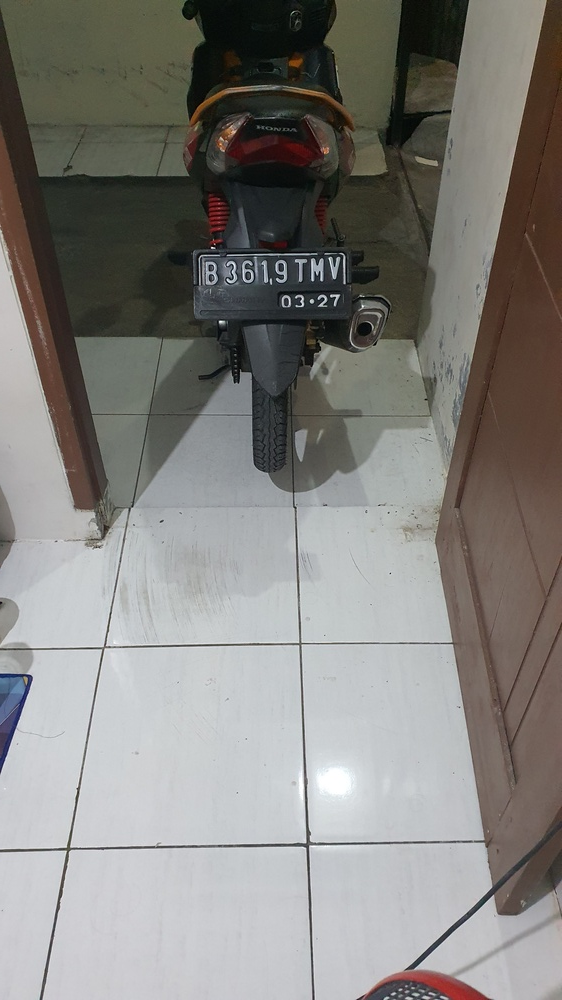
#> input picture PlatMotor.jpg, 562 x 1000 px, shrunk from 2268 x 4032 before the run
$ jupyter execute --allow-errors 'UAS Pengolahan Citra_Deteksi Plat Nomor.ipynb'
#> lines starting #> are read from the running program, lines starting #| are printed output that depends on the picture
# 202131148_Alexandro Nesta

# Deteksi Plat Nomor

[cell 1]
#Import Library
import cv2
import matplotlib.pyplot as plt

[cell 2]
# Fungsi untuk menampilkan gambar menggunakan Matplotlib
def show_image(title, image, position):
    plt.subplot(2, 2, position)
    plt.imshow(cv2.cvtColor(image, cv2.COLOR_BGR2RGB))
    plt.title(title)
    plt.axis('on')

[cell 3]
# Membaca gambar asli
image = cv2.imread('PlatMotor.jpg')
#> image is the input picture: shape (1000, 562, 3); mean B, G, R 125.7, 129.4, 131.1

# Mengubah gambar menjadi ke skala abu-abu
gray = cv2.cvtColor(image, cv2.COLOR_BGR2GRAY)
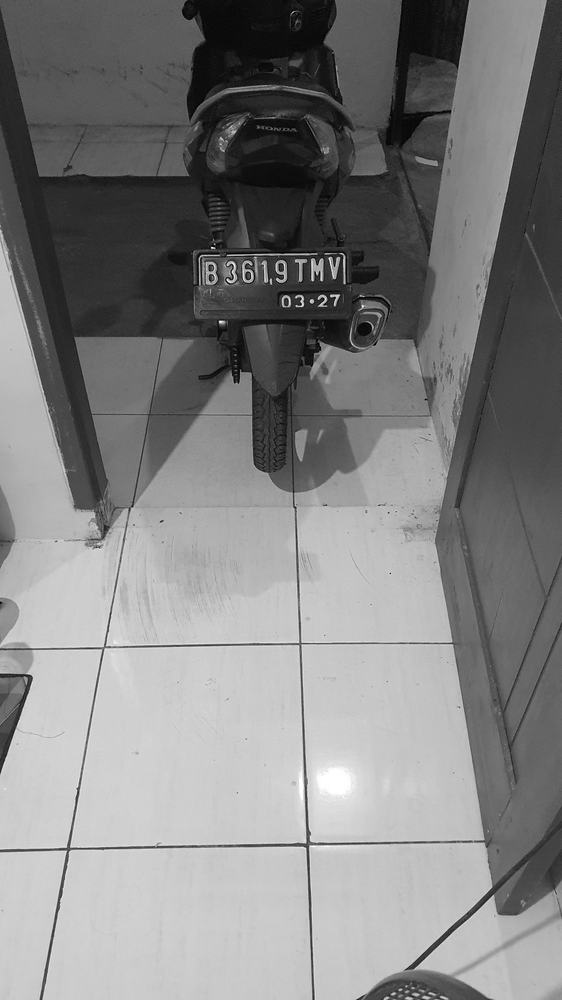
#> gray: shape (1000, 562); min 0, max 255, mean 129.5

# Jika plat nomor terdeteksi
#> (the rest of this cell did not finish here and is left out)
